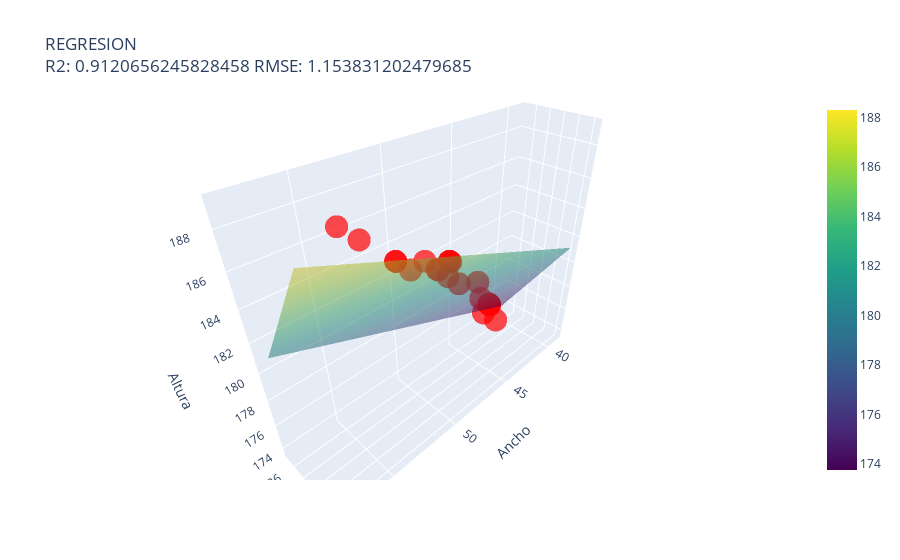

This figure's notebook cell:
### Code cell
# Definir rangos para las variables independientes
x1_range = np.linspace(min(x_train_pb[:, 0]), max(x_train_pb[:, 0]), 20)
x2_range = np.linspace(min(x_train_pb[:, 1]), max(x_train_pb[:, 1]), 20)
x1_mesh, x2_mesh = np.meshgrid(x1_range, x2_range)

# Escalar el meshgrid para predicción
x_mesh_scaled = ss_pb.transform(np.vstack((x1_mesh.ravel(), x2_mesh.ravel())).T)

# Predecir los valores con el modelo escalado
y_mesh_scaled = modelo_pb.predict(x_mesh_scaled)

# Crear scatterplot 3D de los puntos reales
scatter = go.Scatter3d(
    x=x_test_pb[:, 0], y=x_test_pb[:, 1], z=y_test_pb,
    mode='markers',
    marker=dict(size=8, color='red', opacity=0.7)
)

# Crear el plano de regresión
surface = go.Surface(
    x=x1_mesh, y=x2_mesh, z=y_mesh_scaled.reshape(x1_mesh.shape),
    colorscale='Viridis', opacity=0.5
)

# Configuración del layout
layout = go.Layout(
    title=f"REGRESION<br>R2: {r2_score(y_test_pb, pb_pred)} RMSE: {root_mean_squared_error(y_test_pb, pb_pred)}",
    scene=dict(
        xaxis_title='Ancho',
        yaxis_title='Pie',
        zaxis_title='Altura'
    )
)

# Crear la figura
fig = go.Figure(data=[scatter, surface], layout=layout)

# Mostrar la figura interactiva
fig.show()

### Figure 1 — Plotly figure (JSON) as saved in the notebook; plotly's stock layout.template omitted (floating-point values rounded to 4 significant figures; data arrays with more than 128 entries replaced by an {"elided": "..."} marker saying what was removed)
{"data": [{"marker": {"color": "red", "opacity": 0.7, "size": 8}, "mode": "markers", "type": "scatter3d", "x": [55, 42, 50, 43, 44, 52, 50, 43, 49, 49, 46, 53, 53, 49, 48, 44, 56, 49, 45, 51], "y": [29.8, 26.9, 29, 27, 27.3, 29.2, 28.9, 27, 28.7, 28.9, 28.3, 29.4, 29.4, 28.8, 28.6, 27.7, 30, 28.8, 27.8, 29.1], "z": [188, 175, 184, 177, 177, 185, 184, 177, 183, 184, 181, 186, 186, 184, 182, 178, 189, 184, 179, 185]}, {"colorscale": [[0, "#440154"], [0.1111, "#482878"], [0.2222, "#3e4989"], [0.3333, "#31688e"], [0.4444, "#26828e"], [0.5556, "#1f9e89"], [0.6667, "#35b779"], [0.7778, "#6ece58"], [0.8889, "#b5de2b"], [1, "#fde725"]], "opacity": 0.5, "type": "surface", "x": {"elided": "20x20 int values"}, "y": {"elided": "20x20 float values"}, "z": {"elided": "20x20 float values"}}], "layout": {"scene": {"xaxis": {"title": {"text": "Ancho"}}, "yaxis": {"title": {"text": "Pie"}}, "zaxis": {"title": {"text": "Altura"}}}, "title": {"text": "REGRESION<br>R2: 0.9120656245828458 RMSE: 1.153831202479685"}}}
